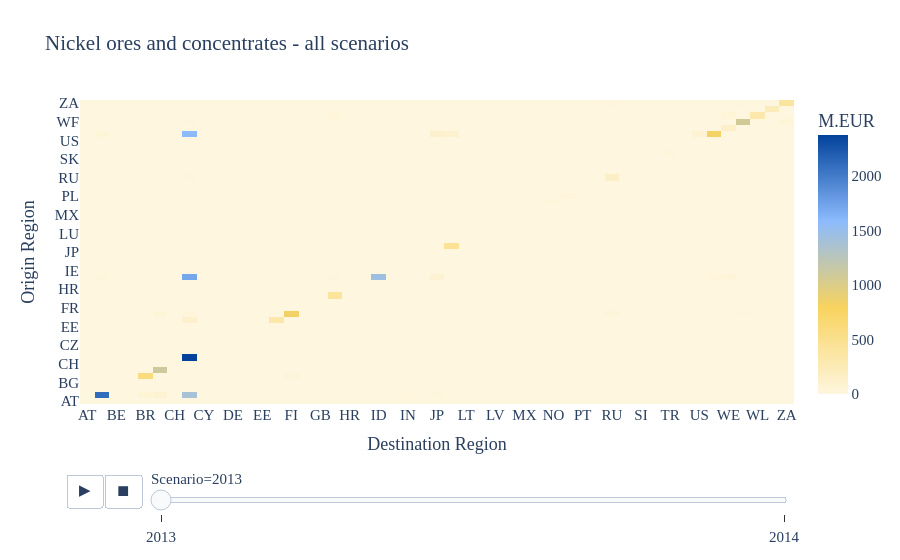

Source (notebook cell):
### Code cell
all_trades = db.calc_trades(
    item=SECTOR,
    scenario="all",
    show_plot=True,
    auto_open=False,
    path=False,
    title=f"{SECTOR} - all scenarios",
)

### Figure 1 — Plotly figure (JSON) as saved in the notebook; plotly's stock layout.template omitted (floating-point values rounded to 4 significant figures; data arrays with more than 128 entries replaced by an {"elided": "..."} marker saying what was removed)
{"data": [{"coloraxis": "coloraxis", "histfunc": "sum", "hovertemplate": "Scenario=2013<br>Destination Region=%{x}<br>Origin Region=%{y}<br>sum of Value=%{z}<extra></extra>", "name": "", "type": "histogram2d", "x": {"elided": "2401 str values"}, "xaxis": "x", "xbingroup": "x", "y": {"elided": "2401 str values"}, "yaxis": "y", "ybingroup": "y", "z": {"elided": "2401 float values"}}], "layout": {"coloraxis": {"colorbar": {"title": {"text": "M.EUR"}}, "colorscale": [[0, "#FEF6DF"], [0.3333, "#F8D35E"], [0.6667, "#8CBBFD"], [1, "#02429B"]]}, "font": {"family": "Verdana", "size": 15}, "legend": {"tracegroupgap": 0}, "sliders": [{"active": 0, "currentvalue": {"prefix": "Scenario="}, "len": 0.9, "pad": {"b": 10, "t": 60}, "steps": [{"args": [["2013"], {"frame": {"duration": 0, "redraw": true}, "fromcurrent": true, "mode": "immediate", "transition": {"duration": 0, "easing": "linear"}}], "label": "2013", "method": "animate"}, {"args": [["2014"], {"frame": {"duration": 0, "redraw": true}, "fromcurrent": true, "mode": "immediate", "transition": {"duration": 0, "easing": "linear"}}], "label": "2014", "method": "animate"}], "x": 0.1, "xanchor": "left", "y": 0, "yanchor": "top"}], "title": {"text": "Nickel ores and concentrates - all scenarios"}, "updatemenus": [{"buttons": [{"args": [null, {"frame": {"duration": 500, "redraw": true}, "fromcurrent": true, "mode": "immediate", "transition": {"duration": 500, "easing": "linear"}}], "label": "&#9654;", "method": "animate"}, {"args": [[null], {"frame": {"duration": 0, "redraw": true}, "fromcurrent": true, "mode": "immediate", "transition": {"duration": 0, "easing": "linear"}}], "label": "&#9724;", "method": "animate"}], "direction": "left", "pad": {"r": 10, "t": 70}, "showactive": false, "type": "buttons", "x": 0.1, "xanchor": "right", "y": 0, "yanchor": "top"}], "xaxis": {"anchor": "y", "domain": [0, 1], "title": {"text": "Destination Region"}}, "yaxis": {"anchor": "x", "domain": [0, 1], "title": {"text": "Origin Region"}}}}
